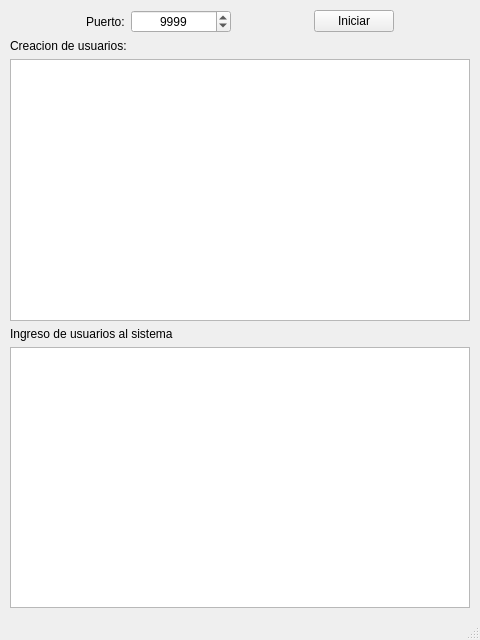
<?xml version="1.0" encoding="UTF-8"?>
<ui version="4.0">
 <class>MainWindow</class>
 <widget class="QMainWindow" name="MainWindow">
  <property name="geometry">
   <rect>
    <x>0</x>
    <y>0</y>
    <width>480</width>
    <height>640</height>
   </rect>
  </property>
  <property name="windowTitle">
   <string>MainWindow</string>
  </property>
  <widget class="QWidget" name="centralwidget">
   <layout class="QVBoxLayout" name="verticalLayout">
    <property name="leftMargin">
     <number>10</number>
    </property>
    <property name="topMargin">
     <number>10</number>
    </property>
    <property name="rightMargin">
     <number>10</number>
    </property>
    <property name="bottomMargin">
     <number>10</number>
    </property>
    <item>
     <layout class="QHBoxLayout" name="horizontalLayout">
      <item>
       <spacer name="horizontalSpacer_3">
        <property name="orientation">
         <enum>Qt::Horizontal</enum>
        </property>
        <property name="sizeHint" stdset="0">
         <size>
          <width>40</width>
          <height>20</height>
         </size>
        </property>
       </spacer>
      </item>
      <item>
       <widget class="QLabel" name="label_3">
        <property name="text">
         <string>Puerto:</string>
        </property>
       </widget>
      </item>
      <item>
       <widget class="QSpinBox" name="port_number">
        <property name="minimumSize">
         <size>
          <width>100</width>
          <height>0</height>
         </size>
        </property>
        <property name="alignment">
         <set>Qt::AlignCenter</set>
        </property>
        <property name="minimum">
         <number>1025</number>
        </property>
        <property name="maximum">
         <number>65535</number>
        </property>
        <property name="value">
         <number>9999</number>
        </property>
       </widget>
      </item>
      <item>
       <spacer name="horizontalSpacer">
        <property name="orientation">
         <enum>Qt::Horizontal</enum>
        </property>
        <property name="sizeHint" stdset="0">
         <size>
          <width>40</width>
          <height>20</height>
         </size>
        </property>
       </spacer>
      </item>
      <item>
       <widget class="QPushButton" name="button">
        <property name="text">
         <string>Iniciar</string>
        </property>
       </widget>
      </item>
      <item>
       <spacer name="horizontalSpacer_2">
        <property name="orientation">
         <enum>Qt::Horizontal</enum>
        </property>
        <property name="sizeHint" stdset="0">
         <size>
          <width>40</width>
          <height>20</height>
         </size>
        </property>
       </spacer>
      </item>
     </layout>
    </item>
    <item>
     <widget class="QLabel" name="label">
      <property name="text">
       <string>Creacion de usuarios:</string>
      </property>
     </widget>
    </item>
    <item>
     <widget class="QListWidget" name="signup_box"/>
    </item>
    <item>
     <widget class="QLabel" name="label_2">
      <property name="text">
       <string>Ingreso de usuarios al sistema</string>
      </property>
     </widget>
    </item>
    <item>
     <widget class="QListWidget" name="login_box"/>
    </item>
   </layout>
  </widget>
  <widget class="QStatusBar" name="statusbar"/>
  <widget class="QMenuBar" name="menubar">
   <property name="geometry">
    <rect>
     <x>0</x>
     <y>0</y>
     <width>480</width>
     <height>30</height>
    </rect>
   </property>
  </widget>
 </widget>
 <resources/>
 <connections/>
</ui>
